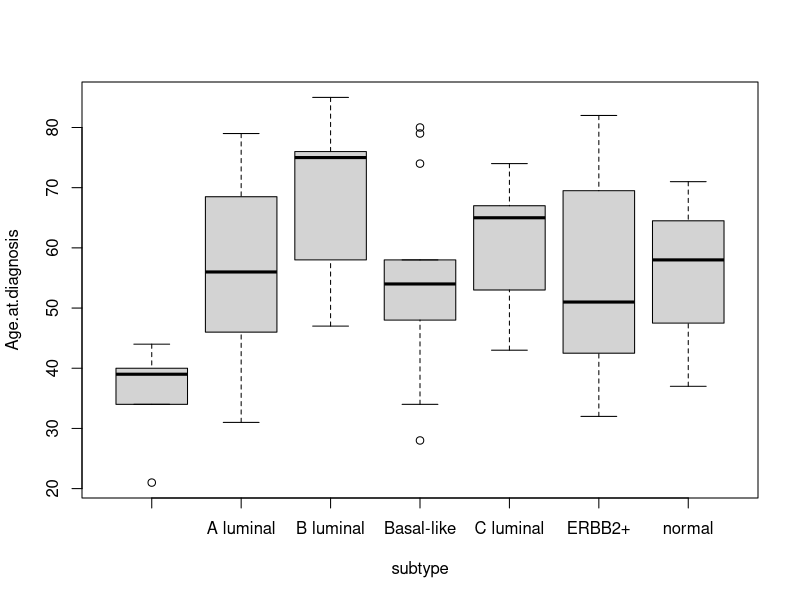
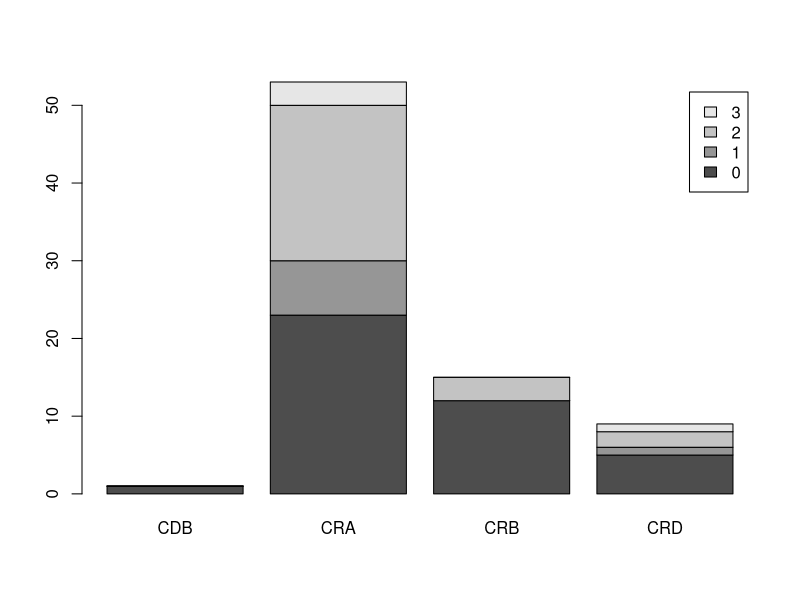

R code for these plots, in order: (Note: this script raises an error after producing the figures.)
clinical= read.csv("ClinicalData_82patients.csv",header=T,row.names = 1)

### subtype vs Age.at.diagnosis
boxplot( clinical$Age.at.diagnosis ~ clinical$subtype, xlab="subtype", ylab="Age.at.diagnosis")
points( clinical$Age.at.diagnosis ~ clinical$subtype)
pairwise.t.test( clinical$Age.at.diagnosis, clinical$subtype )

### Status vs reference.sample.batch.ID
#table(clinical$Status)
#table(clinical$reference.sample.batch.ID)
table(Status=clinical$Status, Ref=clinical$reference.sample.batch.ID)
barplot( table(clinical$Status, clinical$reference.sample.batch.ID), legend=T)
# on ne prend pas en compte la référence CDB, sous-représentée
chisq.test( table(droplevels(as.factor(clinical$Status[clinical$reference.sample.batch.ID!="CDB"])), droplevels(clinical$reference.sample.batch.ID[clinical$reference.sample.batch.ID!="CDB"])) )
# on procède au test de Fisher car les conditions de validité du test de Chi2 ne sont pas réunies (effectifs faibles, n<5 pour certaines combinaisons status/ref)
fisher.test( table(droplevels(as.factor(clinical$Status[clinical$reference.sample.batch.ID!="CDB"])), droplevels(clinical$reference.sample.batch.ID[clinical$reference.sample.batch.ID!="CDB"])) )

### Overall.survival vs p53.status
# les catégories de la variable p53.status sont des valeurs numériques. Il faut indiquer explicitement que ce sont des catégories (labels) et non des nombres. Pour cela, on utilise la fonction as.factor()
boxplot( clinical$Overall.survival ~ as.factor(clinical$p53.status), xlab="p53.status", ylab="Overall.survival")
points( clinical$Overall.survival ~ as.factor(clinical$p53.status))
pairwise.t.test( clinical$Overall.survival, clinical$p53.status)

### Relapse.free.survival vs Grade
# les catégories de la variable Grade sont des valeurs numériques. Il faut indiquer explicitement que ce sont des catégories (labels) et non des nombres. Pour cela, on utilise la fonction as.factor()
boxplot( clinical$Relapse.free.survival ~ as.factor(clinical$Grade), xlab="Grade", ylab="Relapse.free.survival")
points( clinical$Relapse.free.survival ~ as.factor(clinical$Grade))
pairwise.t.test( clinical$Relapse.free.survival, clinical$Grade)

### node.status vs Grade
#table(clinical$node.status)
#table(clinical$Grade)
table(node_status=clinical$node.status, grade=clinical$Grade)
barplot( table(clinical$node.status, clinical$Grade), legend=T, xlab="Grade")
#chisq.test( table(clinical$node.status, clinical$Grade) )
fisher.test( table(clinical$node.status, clinical$Grade) )
